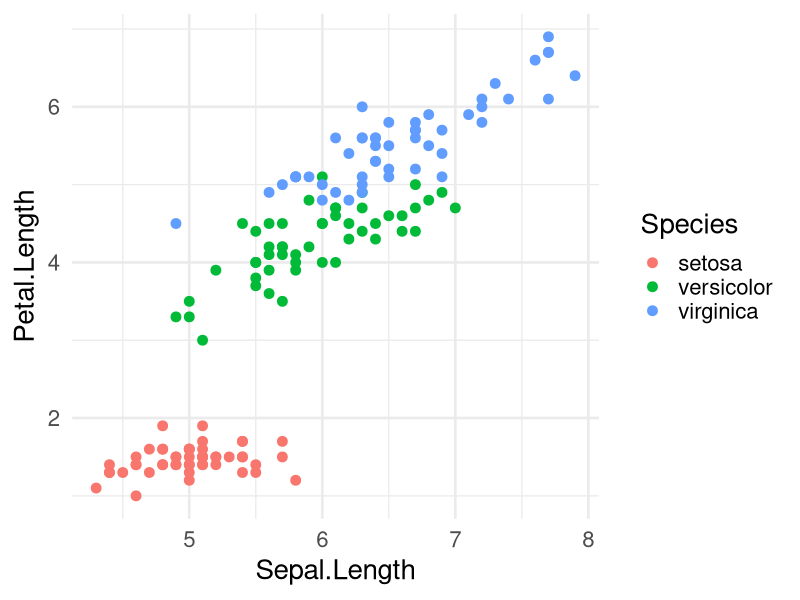
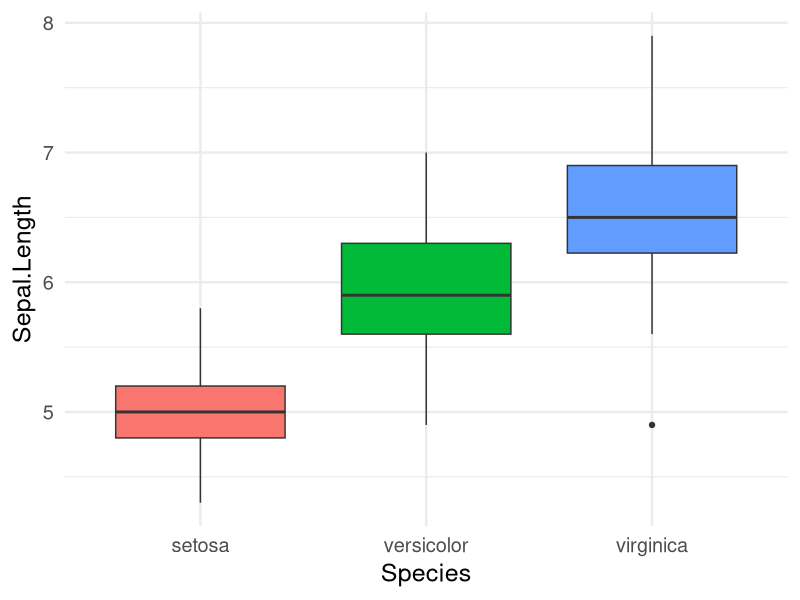

Write R code to recreate these figures, in order.
## ---- chunk 1
library(tidyverse)

ggplot(iris, aes(x = Sepal.Length,
                 y = Petal.Length,
                 color = Species)) +
  geom_point(size = 3) +
  theme_minimal(base_size = 20)
## ---- chunk 2
ggplot(iris, aes(Species, Sepal.Length,
                 fill = Species)) +
  geom_boxplot() +
  theme_minimal(base_size = 18) +
  theme(legend.position = "none")
